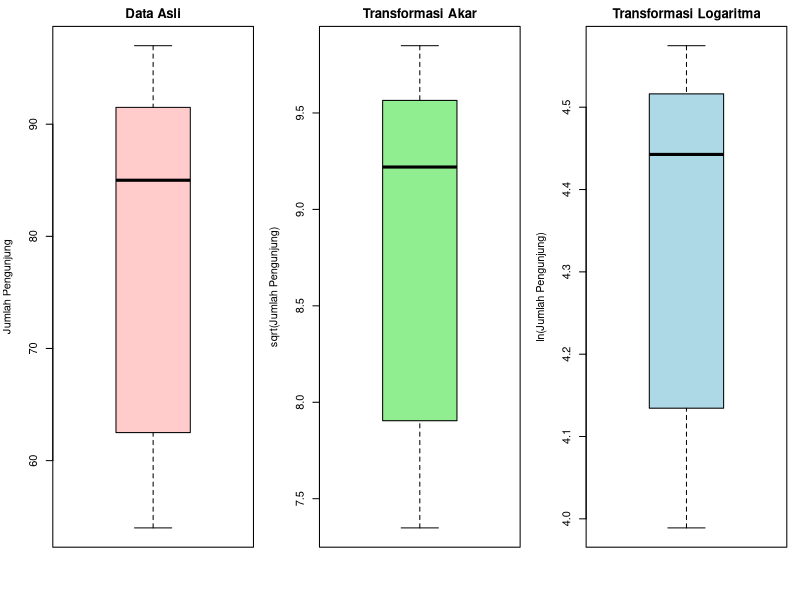

Source code (R):
# --------------------------------------------
# TRANSFORMASI DATA KUNJUNGAN PERPUSTAKAAN DAERAH
# --------------------------------------------

# 1. Input Data
data_kunjungan <- data.frame(
  Bulan = c("Januari", "Februari", "Maret", "April", "Mei", "Juni",
            "Juli", "Agustus", "September", "Oktober", "November", "Desember"),
  Jumlah = c(90, 86, 97, 83, 85, 85, 65, 58, 60, 93, 94, 54)
)

# 2. Transformasi Tukey
# a. Transformasi akar (sqrt)
data_kunjungan$Akar <- sqrt(data_kunjungan$Jumlah)

# b. Transformasi logaritma natural (ln)
data_kunjungan$Logaritma <- log(data_kunjungan$Jumlah)

# 3. Visualisasi Boxplot
par(mfrow = c(1, 3), mar = c(4, 4, 2, 1))  # Atur layout plot

# Boxplot data asli
boxplot(data_kunjungan$Jumlah,
        main = "Data Asli",
        ylab = "Jumlah Pengunjung",
        col = "#FFCCCB")

# Boxplot transformasi akar
boxplot(data_kunjungan$Akar,
        main = "Transformasi Akar",
        ylab = "sqrt(Jumlah Pengunjung)",
        col = "#90EE90")

# Boxplot transformasi logaritma
boxplot(data_kunjungan$Logaritma,
        main = "Transformasi Logaritma",
        ylab = "ln(Jumlah Pengunjung)",
        col = "#ADD8E6")

# Reset layout plot
par(mfrow = c(1, 1))

# 4. Tampilkan data hasil transformasi
print(data_kunjungan)

